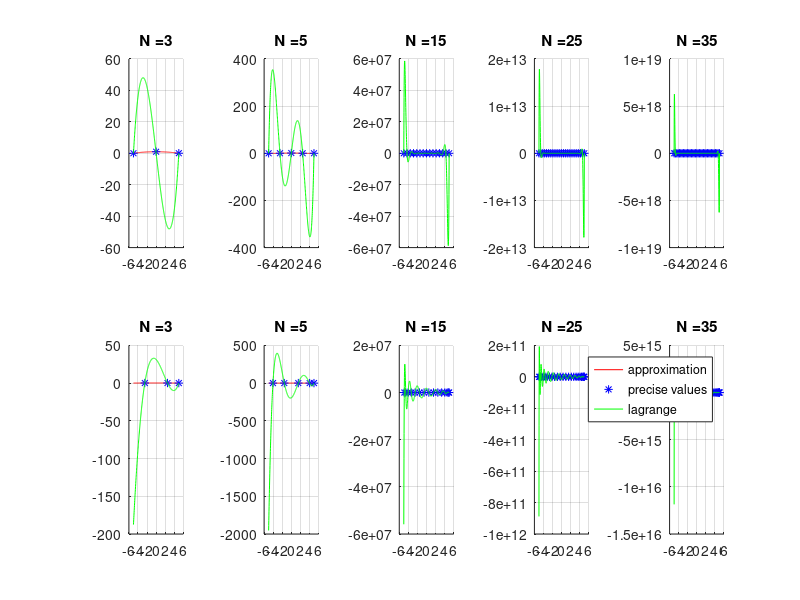

This figure's MATLAB source:
function tutorial2_ex1
clear all, clc, close all
f = @(x) 1 ./ (1 + x .^ 2);
x0 = -5;
xN = 5;
vis_interval = 0.02;

N = [3, 5, 15, 25, 35];
x_vis = x0 : vis_interval : xN;

interp_function = {@linspace, @chebyshev_points};

for j = 1:length(interp_function)
    for i = 1 : length(N)
        x = interp_function{j}(x0, xN, N(i));
        f_val = f(x);
        p = polyfit(x, f_val, N(i) - 1);
        p_val = polyval(p, x_vis);
        errors = lagrange(x, x_vis);% ./ factorial(N(i) + 1);

        subplot(length(interp_function), length(N), (j - 1) * length(N) + i);
        hold on
        grid on
        plot(x_vis, p_val, 'r-');
        plot(x, f_val, 'b*');
        plot(x_vis, errors, 'g');
        title(strcat('N = ', int2str(N(i))));    
        hold off
    end
end
legend('approximation', 'precise values', 'lagrange')


end


function values = lagrange(nodes, x) 

    values = prod(repmat(x', 1, length(nodes)) - repmat(nodes, length(x), 1), 2);    
    
end

function points = chebyshev_points(x0, xN, N)

    points = cos([0:(N-1)] * pi / N) * (xN - x0) / 2;
end

%%  Comments
%
%   Since error bound is exponential for equidistant points the error
%   should explore for a large number of points, while remaining relatively
%   small for chebyshev points. According to the formula from the Worksheet
%   2 Ex 1 the definig factors is l(x) = (x - x0)(x - x1)...(x - xN). This
%   factor, however, has very similar values for equidistant points for
%   chebyshev points where their number is the same. Moreover, the error
%   measure comprise the factor of 1 / factorial(n + 1). When I divide
%   l(x) by this factor I get really small values for large point numbers
%
%
%
%
%
%
%
%
%